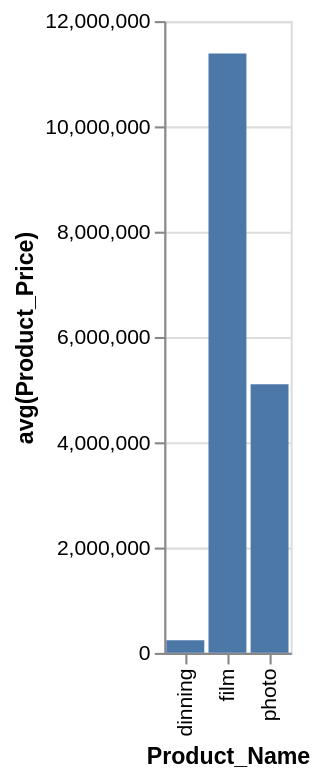

Vega-Lite specification for this chart:
### Vega-Lite specification from a JSON file in a GitHub repository (floating-point values rounded to 4 significant figures)
{"data": {"values": [{"x_data": "dinning", "y_data": 238700.0}, {"x_data": "film", "y_data": 11390000.0}, {"x_data": "photo", "y_data": 5103000.0}]}, "mark": "bar", "encoding": {"x": {"field": "x_data", "type": "nominal", "title": "Product_Name", "sort": "ascending"}, "y": {"field": "y_data", "type": "quantitative", "title": "avg(Product_Price)"}}}
